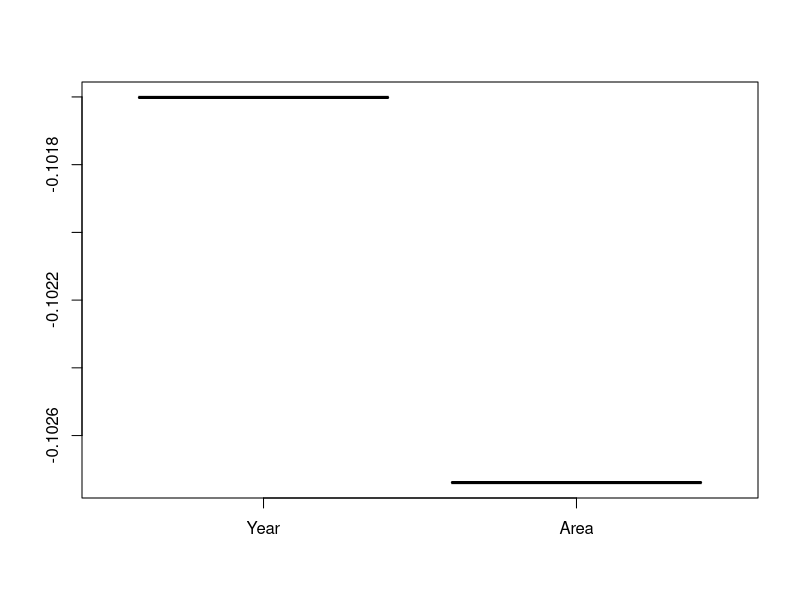
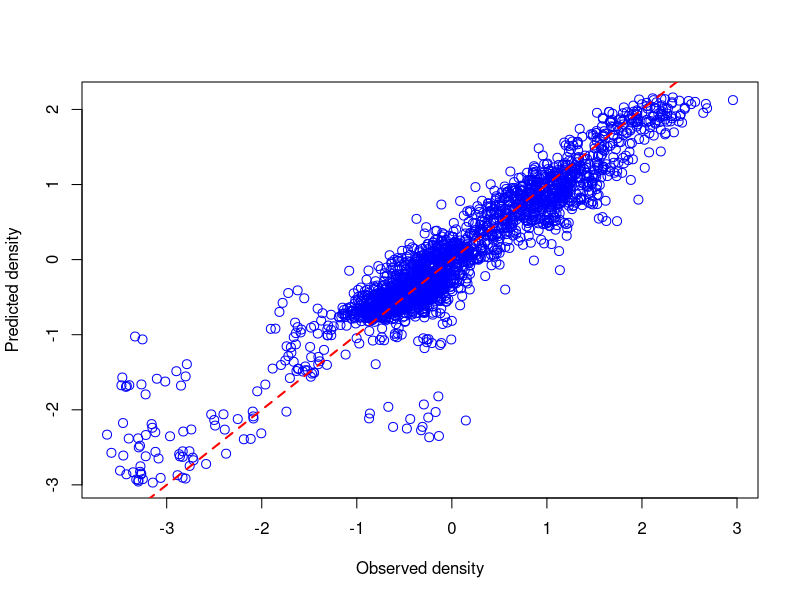
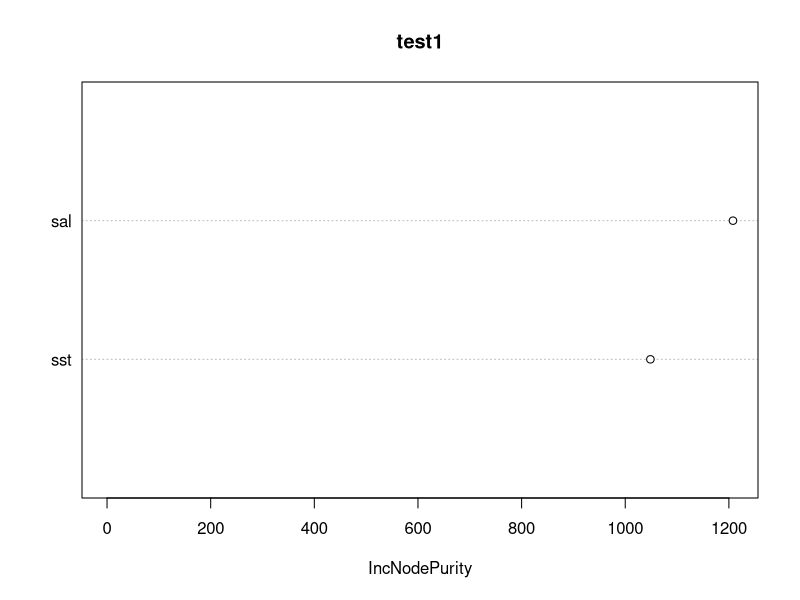

The R script that drew these images, in order:
## spatio-temporal model and machine learning
##

# Simulation

set.seed(1)

# Sim <- 100    # number of iterations
Sim <- 1

pred.y <- pred.a <- NULL     # true contribution
res.y <- res.a <- NULL       # contribution estimated by ML

for (i in 1:Sim){
  
  print(i)
  
  ## simulated data
  # SST  (Sea Surface Temperature)
  
  n.year <- 50     # number of year
  year <- 1:n.year    # year index
  a.sst <- 5    #   intercept of sst 
  b.sst <- 0.4     #   trend of sst
  sigma.sst <- 3     # variation in sst
  
  sst <- rnorm(n.year, a.sst + b.sst*year, sigma.sst)     # sst realization
  sst <- scale(sst)   # normalization
  
  # SAL (Salinity)
  
  n.area <- 50     # number of area
  area <- 1:n.area    # area index
  a.sal <- 10     #  intercept of sal
  b.sal <- 0.2    #    trend of sal
  sigma.sal <- 2    # variation in sal
  
  sal <- rnorm(n.area, a.sal+b.sal*area, sigma.sal)       # sal realization
  sal <- scale(sal)     # normalization
  
  # Year from SST and SAL
  
  intercept.year <- 2    # intercept of year effect
  a.sst.to.year <- 0.2    # effect of sst for year
  b.sst.to.year <- -0.3     # effect of sst^2 for year
  a.sal.to.year <- 0.01      # effect of sal for year
  b.sal.to.year <- -0.02      # effect of sal^2 for year
  sigma.year <- 0.3     # additional variation in year effect
  
  mean.year.effect <- intercept.year+a.sst.to.year*sst+b.sst.to.year*sst^2+a.sal.to.year*sal+b.sal.to.year*sal^2    # mean year effect
  mean.year.effect.sst <- intercept.year+a.sst.to.year*sst+b.sst.to.year*sst^2+mean(a.sal.to.year*sal+b.sal.to.year*sal^2)   # mean year effect by only sst (marginalizing by sal)
  mean.year.effect.sal <- intercept.year+mean(a.sst.to.year*sst+b.sst.to.year*sst^2)+a.sal.to.year*sal+b.sal.to.year*sal^2    # mean year effect by only sal (marginalizing by sst)
  year.effect <- as.numeric(scale(mean.year.effect))+rnorm(n.year,0,sigma.year)    # realized year effect = normalized mean year effect + variation
  predict.year <- c(exp(-0.5*log(sum((year.effect-scale(mean.year.effect.sst))^2))),exp(-0.5*log(sum((year.effect-scale(mean.year.effect.sal))^2))))    # contribution of sst and sal for year
  predict.year <- predict.year/sum(predict.year)   # normalization
  
  # Area from SST and SAL
  
  intercept.area <- 2    # intercept of area effect
  a.sst.to.area <- 0.02    # effect of sst for area
  b.sst.to.area <- -0.03    # effect of sst^2 for area
  a.sal.to.area <- 0.2    # effect of sal for area
  b.sal.to.area <- 0.1      # effect of sal^2 for area
  sigma.area <- 0.4     # additional variation in area effect
  
  mean.area.effect <- intercept.area+a.sst.to.area*sst+b.sst.to.area*sst^2+a.sal.to.area*sal+b.sal.to.area*sal^2    # mean area effect
  mean.area.effect.sst <- intercept.area+a.sst.to.area*sst+b.sst.to.area*sst^2+mean(a.sal.to.area*sal+b.sal.to.area*sal^2)   # mean area effect by only sst (marginalizing by sal)
  mean.area.effect.sal <- intercept.area+mean(a.sst.to.area*sst+b.sst.to.area*sst^2)+a.sal.to.area*sal+b.sal.to.area*sal^2   # mean area effect by only sst (marginalizing by sal)
  area.effect <- as.numeric(scale(mean.area.effect))+rnorm(n.area,0,sigma.area)    # realized area effect = normalized mean area effect + variation
  predict.area <- c(exp(-0.5*log(sum((area.effect-scale(mean.area.effect.sst))^2))),exp(-0.5*log(sum((area.effect-scale(mean.area.effect.sal))^2))))    # contribution of sst and sal for area
  predict.area <- predict.area/sum(predict.area)   # normalization
  
  # Year:Area
  
  sigma.interact <- 0.25    # variation in interaction
  interact <- as.numeric(scale(outer(year.effect, area.effect)))+matrix(rnorm(n.year*n.area,0,sigma.interact),nrow=n.year,ncol=n.area)    # (normalized) year;area interaction with additional variation
  
  # density
  
  dens <- matrix(year.effect,nrow=n.year,ncol=n.area)+matrix(area.effect,nrow=n.year,ncol=n.area,byrow=TRUE)+interact   # realized density
  
  rownames(dens) <- 1:n.year
  colnames(dens) <- 1:n.area
  
  # year-specific and area-specific density
  
  dens.y <- rowMeans(dens)     # year-specific density 
  dens.a <- colMeans(sweep(dens,1,rowMeans(dens),FUN="-"))    # area-specific density
  
  # machine learning
  
  library(randomForest)    # activate random forest package
  
  mod.y1 <- randomForest(dens.y~sst)   # year-specific density predicted by sst
  mod.y2 <- randomForest(dens.y~sal)   # year-specific density predicted by sal
  mod.a1 <- randomForest(dens.a~sst)   # area-specific density predicted by sst
  mod.a2 <- randomForest(dens.a~sal)   # area-specific density predicted by sal
  
  contrib.y <- c(exp(-0.5*log(sum((dens.y-predict(mod.y1,type="response"))^2))),exp(-0.5*log(sum((dens.y-predict(mod.y2,type="response"))^2))))      # contribution of sst and sal for year estmated by random forest
  contrib.a <- c(exp(-0.5*log(sum((dens.a-predict(mod.a1,type="response"))^2))),exp(-0.5*log(sum((dens.a-predict(mod.a2,type="response"))^2))))      # contribution of sst and sal for area estmated by random forest
  names(contrib.y) <- names(contrib.a) <- c("SST","SAL")   # name of contribution
  
  contrib.y <- contrib.y/sum(contrib.y)    # normalization
  contrib.a <- contrib.a/sum(contrib.a)    # normalization
  
  # Outputs
  
  pred.y <- rbind(pred.y, predict.year)   # true contribution for year
  pred.a <- rbind(pred.a, predict.area)   # true contribution for area
  
  res.y <- rbind(res.y, contrib.y)    # estimated contribution for year
  res.a <- rbind(res.a, contrib.a)    # estimated contribution for area
}

colMeans(res.y)
colMeans(res.a)

year.bias <- (res.y-pred.y)/pred.y
area.bias <- (res.a-pred.a)/pred.a

res.bias <- data.frame(Year=year.bias[,1], Area=area.bias[,2])
boxplot(res.bias,col="brown")

dat1 <- data.frame(dens=scale(as.numeric(dens)),expand.grid(sst=sst,sal=sal))
test1 <- randomForest(dens~sst+sal,data=dat1)
test1
plot(dat1$dens,predict(test1,type="response"),xlab="Observed density",ylab="Predicted density",col="blue",cex=1.2)
abline(0,1,lwd=2,col="red",lty=2)
importance(test1)
varImpPlot(test1)
contrib.y
contrib.a